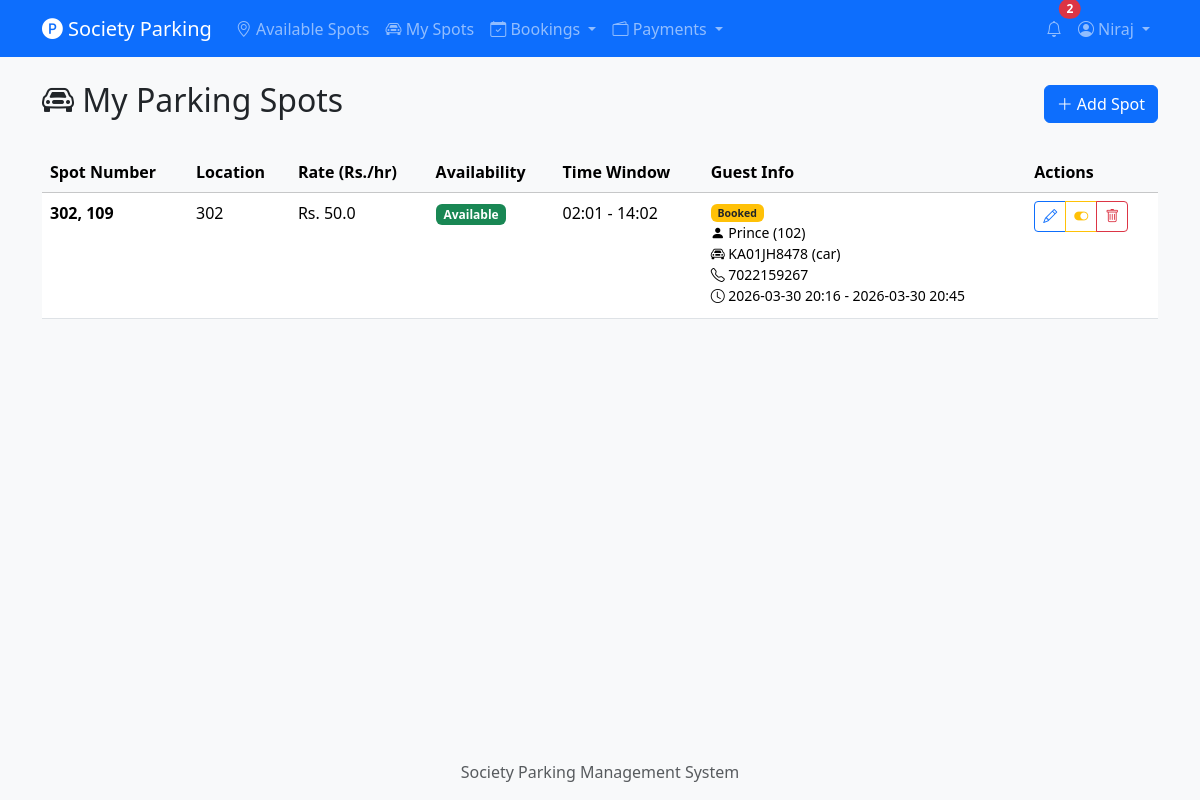
The page /my-spots (signed in) on the database its author committed.
### tables this page shows
CREATE TABLE users (
    id INTEGER PRIMARY KEY AUTOINCREMENT,
    name TEXT NOT NULL,
    email TEXT UNIQUE NOT NULL,
    password_hash TEXT NOT NULL,
    flat_number TEXT NOT NULL,
    phone TEXT NOT NULL,
    role TEXT NOT NULL DEFAULT 'resident',
    is_active INTEGER NOT NULL DEFAULT 1,
    created_at TIMESTAMP DEFAULT CURRENT_TIMESTAMP
);

CREATE TABLE parking_spots (
    id INTEGER PRIMARY KEY AUTOINCREMENT,
    owner_id INTEGER NOT NULL,
    spot_number TEXT NOT NULL,
    location_description TEXT,
    is_available INTEGER NOT NULL DEFAULT 1,
    hourly_rate REAL NOT NULL,
    available_from TEXT,
    available_until TEXT,
    created_at TIMESTAMP DEFAULT CURRENT_TIMESTAMP,
    FOREIGN KEY (owner_id) REFERENCES users (id)
);

CREATE TABLE bookings (
    id INTEGER PRIMARY KEY AUTOINCREMENT,
    spot_id INTEGER NOT NULL,
    booked_by INTEGER NOT NULL,
    vehicle_number TEXT NOT NULL,
    vehicle_type TEXT NOT NULL DEFAULT 'car',
    start_time TIMESTAMP NOT NULL,
    end_time TIMESTAMP NOT NULL,
    actual_end_time TIMESTAMP,
    total_hours REAL,
    total_amount REAL,
    status TEXT NOT NULL DEFAULT 'active',
    created_at TIMESTAMP DEFAULT CURRENT_TIMESTAMP,
    FOREIGN KEY (spot_id) REFERENCES parking_spots (id),
    FOREIGN KEY (booked_by) REFERENCES users (id)
);

### routes/spots.py (the view)
@spots_bp.route('/my-spots')
@login_required
def my_spots():
    spots = get_spots_by_owner(current_user.id)
    spot_ids = [s['id'] for s in spots]
    active_bookings = get_active_bookings_for_spots(spot_ids)
    bookings_by_spot = {}
    for b in active_bookings:
        bookings_by_spot.setdefault(b['spot_id'], []).append(b)
    return render_template('spots/my_spots.html', spots=spots, bookings_by_spot=bookings_by_spot)

### db.py (called while the page is built)
def get_db():
    if 'db' not in g:
        g.db = sqlite3.connect(current_app.config['DATABASE'])
        g.db.row_factory = sqlite3.Row
        g.db.execute("PRAGMA foreign_keys = ON")
    return g.db

### models/booking.py (called while the page is built)
def get_active_bookings_for_spots(spot_ids):
    if not spot_ids:
        return []
    db = get_db()
    placeholders = ','.join('?' * len(spot_ids))
    return db.execute(
        f"""SELECT b.spot_id, b.start_time, b.end_time, b.vehicle_number, b.vehicle_type,
                   u.name as guest_name, u.flat_number as guest_flat, u.phone as guest_phone
           FROM bookings b
           JOIN users u ON b.booked_by = u.id
           WHERE b.spot_id IN ({placeholders}) AND b.status = 'active'
           ORDER BY b.start_time ASC""",
        spot_ids
    ).fetchall()

### models/notification.py (called while the page is built)
def get_unread_count(user_id):
    db = get_db()
    row = db.execute(
        "SELECT COUNT(*) as cnt FROM notifications WHERE user_id = ? AND is_read = 0",
        (user_id,)
    ).fetchone()
    return row['cnt']

### models/parking_spot.py (called while the page is built)
def get_spots_by_owner(owner_id):
    db = get_db()
    return db.execute(
        "SELECT * FROM parking_spots WHERE owner_id = ? ORDER BY created_at DESC",
        (owner_id,)
    ).fetchall()

### models/user.py (called while the page is built)
def row_to_user(row):
    if row is None:
        return None
    return User(
        id=row['id'], name=row['name'], email=row['email'],
        password_hash=row['password_hash'], flat_number=row['flat_number'],
        phone=row['phone'], role=row['role'], is_active=row['is_active'],
        created_at=row['created_at']
    )

def get_user_by_id(user_id):
    db = get_db()
    row = db.execute("SELECT * FROM users WHERE id = ?", (user_id,)).fetchone()
    return row_to_user(row)

    @property
    def is_active(self):
        return bool(self._is_active)

    @property
    def is_admin(self):
        return self.role == 'admin'

### templates/spots/my_spots.html (shortened to what this page needs)
{% extends "base.html" %}
{% block content %}
<div class="d-flex justify-content-between align-items-center mb-4">
    <h2><i class="bi bi-car-front"></i> My Parking Spots</h2>
    <a href="{{ url_for('spots.add_spot') }}" class="btn btn-primary">
        <i class="bi bi-plus-lg"></i> Add Spot
    </a>
</div>
{% if spots %}
<div class="table-responsive">
    <table class="table table-hover">
        <thead class="table-light">
            <tr>
                <th>Spot Number</th>
                <th>Location</th>
                <th>Rate (Rs./hr)</th>
                <th>Availability</th>
                <th>Time Window</th>
                <th>Guest Info</th>
                <th>Actions</th>
            </tr>
        </thead>
        <tbody>
            {% for spot in spots %}
            <tr>
                <td><strong>{{ spot['spot_number'] }}</strong></td>
                <td>{{ spot['location_description'] or '-' }}</td>
                <td>Rs. {{ spot['hourly_rate'] }}</td>
                <td>
                    {% if spot['is_available'] %}
                    <span class="badge bg-success">Available</span>
                    {% else %}
                    <span class="badge bg-danger">Unavailable</span>
                    {% endif %}
                </td>
                <td>
                    {% if spot['available_from'] and spot['available_until'] %}
                    {{ spot['available_from'] }} - {{ spot['available_until'] }}
                    {% else %}
                    All day
                    {% endif %}
                </td>
                <td>
                    {% if bookings_by_spot.get(spot['id']) %}
                        {% for bk in bookings_by_spot[spot['id']] %}
                        <div class="mb-1 small">
                            <span class="badge bg-warning text-dark">Booked</span><br>
                            <i class="bi bi-person-fill"></i> {{ bk['guest_name'] }} ({{ bk['guest_flat'] }})<br>
                            <i class="bi bi-car-front"></i> {{ bk['vehicle_number'] }} ({{ bk['vehicle_type'] }})<br>
                            <i class="bi bi-telephone"></i> {{ bk['guest_phone'] }}<br>
                            <i class="bi bi-clock"></i> {{ bk['start_time'][:16].replace('T', ' ') }} - {{ bk['end_time'][:16].replace('T', ' ') }}
                        </div>
                        {% endfor %}
                    {% else %}
                        <span class="text-muted small">No active bookings</span>
                    {% endif %}
                </td>
                <td>
                    <div class="btn-group btn-group-sm">
                        <a href="{{ url_for('spots.edit_spot', spot_id=spot['id']) }}" class="btn btn-outline-primary" title="Edit">
                            <i class="bi bi-pencil"></i>
                        </a>
                        <a href="{{ url_for('spots.toggle_spot', spot_id=spot['id']) }}" class="btn btn-outline-warning" title="Toggle">
                            <i class="bi bi-toggle-on"></i>
                        </a>
                        <a href="{{ url_for('spots.remove_spot', spot_id=spot['id']) }}" class="btn btn-outline-danger" title="Delete"
                           onclick="return confirm('Delete this spot?')">
                            <i class="bi bi-trash"></i>
                        </a>
                    </div>
                </td>
            </tr>
            {% endfor %}
        </tbody>
    </table>
</div>
{% endif %}
{% endblock %}

### templates/base.html (shortened to what this page needs)
<!DOCTYPE html>
<html lang="en">
<head>
    <link href="https://cdn.jsdelivr.net/npm/bootstrap@5.3.2/dist/css/bootstrap.min.css" rel="stylesheet">
    <link href="https://cdn.jsdelivr.net/npm/bootstrap-icons@1.11.2/font/bootstrap-icons.css" rel="stylesheet">
    <link href="{{ url_for('static', filename='css/style.css') }}" rel="stylesheet">
</head>
<body>
    <nav class="navbar navbar-expand-lg navbar-dark bg-primary">
        <div class="container">
            <a class="navbar-brand" href="{{ url_for('spots.list_spots') }}">
                <i class="bi bi-p-circle-fill"></i> Society Parking
            </a>
            <div class="collapse navbar-collapse" id="navbarNav">
                <ul class="navbar-nav me-auto">
                    <li class="nav-item">
                        <a class="nav-link" href="{{ url_for('spots.list_spots') }}">
                            <i class="bi bi-geo-alt"></i> Available Spots
                        </a>
                    </li>
                    {% if current_user.is_authenticated %}
                    <li class="nav-item">
                        <a class="nav-link" href="{{ url_for('spots.my_spots') }}">
                            <i class="bi bi-car-front"></i> My Spots
                        </a>
                    </li>
                    <li class="nav-item dropdown">
                        <a class="nav-link dropdown-toggle" href="#" role="button" data-bs-toggle="dropdown">
                            <i class="bi bi-calendar-check"></i> Bookings
                        </a>
                    </li>
                    <li class="nav-item dropdown">
                        <a class="nav-link dropdown-toggle" href="#" role="button" data-bs-toggle="dropdown">
                            <i class="bi bi-wallet2"></i> Payments
                        </a>
                    </li>
                    {% endif %}
                </ul>
                <ul class="navbar-nav">
                    {% if current_user.is_authenticated %}
                    <li class="nav-item">
                        <a class="nav-link position-relative" href="{{ url_for('notifications.list_notifications') }}">
                            <i class="bi bi-bell"></i>
                            {% if unread_notification_count > 0 %}
                            <span class="position-absolute top-0 start-100 translate-middle badge rounded-pill bg-danger">
                                {{ unread_notification_count }}
                            </span>
                            {% endif %}
                        </a>
                    </li>
                    <li class="nav-item dropdown">
                        <a class="nav-link dropdown-toggle" href="#" role="button" data-bs-toggle="dropdown">
                            <i class="bi bi-person-circle"></i> {{ current_user.name }}
                        </a>
                    </li>
                    {% endif %}
                </ul>
            </div>
        </div>
    </nav>
    <div class="container mt-4">
        {% block content %}{% endblock %}
    </div>
    <footer class="mt-5 py-3 bg-light text-center text-muted">
        <div class="container">
            Society Parking Management System
        </div>
    </footer>
</body>
</html>

### static/css/style.css (style rules this page uses)
body { min-height: 100vh; display: flex; flex-direction: column; background-color: #f8f9fa; }
.container.mt-4 { flex: 1; }
.navbar-brand i { font-size: 1.3rem; }
.table th { font-weight: 600; white-space: nowrap; }

### rows shown on the page
users: name "Niraj"
parking_spots: spot_number "302, 109", location_description "302", hourly_rate "50.0", is_available "Available", available_from "02:01", available_until "14:02"
bookings: guest_name "Prince", guest_flat "102", vehicle_number "KA01JH8478", vehicle_type "car", guest_phone "7022159267", start_time "2026-03-30 20:16", end_time "2026-03-30 20:45"

### other values the page prints
{{ unread_notification_count }} "2"
